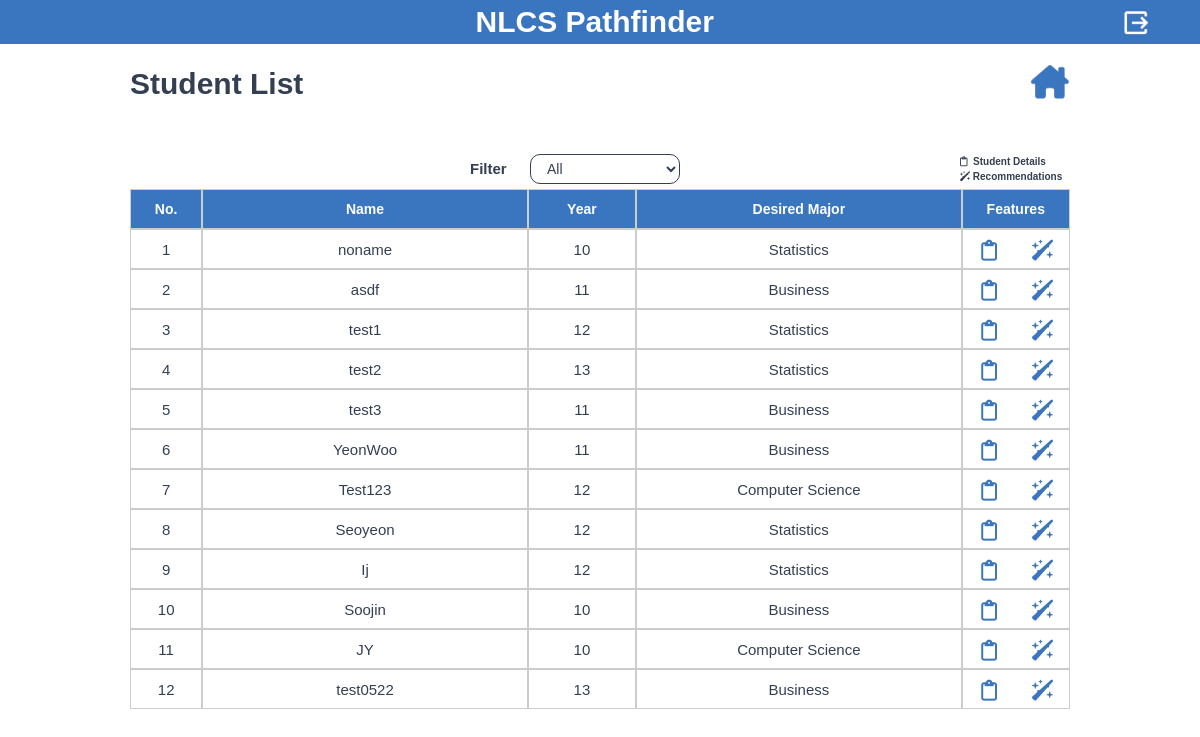
Before: /counselor-checkstudents/0/ (signed in) with the older database file.
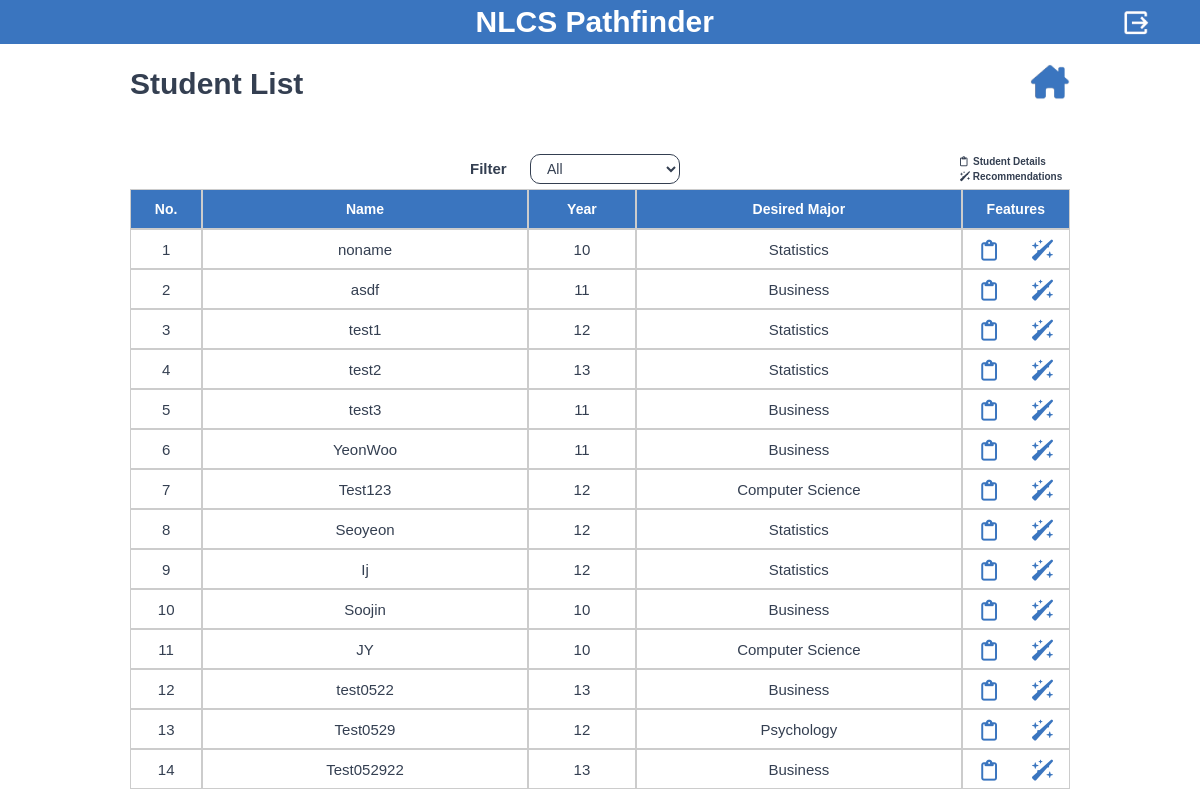
After: the same page with the newer database file.
### student/models.py (models this page shows, shortened)
class Student(models.Model):
    GRADE_CHOICES = [
        (10, 'Year 10'),
        (11, 'Year 11'),
        (12, 'Year 12'),
        (13, 'Year 13'),
    ]
    name = models.TextField(max_length=60, default="noname")
    grade = models.IntegerField(choices=GRADE_CHOICES)
    university = models.ForeignKey(University, on_delete=models.CASCADE, default=None)
    major = models.ForeignKey(Major, on_delete=models.CASCADE)
    ib_subject = models.TextField(max_length=60, null=True)
    ib_ia_title = models.TextField(max_length=250, null=True)
    strength = models.TextField(max_length=5000, null=True)
    weakness = models.TextField(max_length=5000, null=True)
    recommendation = models.TextField(max_length=5000, null=True)
    is_active = models.BooleanField(default=True)

### manager/models.py (models this page shows)
class Major(models.Model):
    name = models.CharField(max_length=50)
    def __str__(self):
        return self.name

### counselor/views.py (the view)
# urls.py: path('counselor-checkstudents/<int:year>/', views.counselor_checkstudents, name='counselor-checkstudents'),
@login_required
def counselor_checkstudents(request, year):
    students = Student.objects.all()
    if year==0:
        pass
    else:
        students = Student.objects.filter(grade=year).order_by('pk')
    context ={
        'students' : students,
        'year': year,
        'year_list': [0, 10, 11, 12, 13],
    }
    return render(request, 'counselor_studentlist.html', context)

### counselor/templates/counselor_studentlist.html (shortened to what the changed rows need)
<!DOCTYPE html>
<html data-wf-page="660591289757c4fecd01eb71" data-wf-site="65dae9a8aed2bddc7d4faf42">
<head>
   {% load static %}
  <link href="{% static 'css/normalize.css' %}" rel="stylesheet" type="text/css">
  <link href="{% static 'css/webflow.css' %}" rel="stylesheet" type="text/css">
  <link href="{% static 'css/2024-ia-gyumin.webflow.css' %}" rel="stylesheet" type="text/css">
</head>
<body class="body">
<form method="POST">
  <section class="sectionmaintitle sectionheader sectionheaderlogout">
    <h1 class="headingmaintitle">                NLCS Pathfinder</h1>
  </section>
  <section class="section-2">
    <div class="w-layout-blockcontainer containerstdregheader w-container">
      <div class="divstdregessentialheader">
        <div id="w-node-f18b932d-7f52-d60e-bbf3-5157eddd1049-cd01eb71" class="divstdregheaderleft">
          <h1 class="headingstdregheaderleft">Student List</h1>
        </div>
      </div>
    </div>
    <div class="w-layout-blockcontainer containercslstdlistfilter w-container">
      <div class="divblockcslstdlistfiltertotalgrid">
        <div id="w-node-_04b2b2d0-868f-9733-91e6-02bd12764990-cd01eb71" class="divblockcslstdlistfiltergrid">
          <h1 id="w-node-aecbbcb3-fbd4-3d55-dbd3-b318bce0ad78-cd01eb71" class="headingcslstdlistfiltertext">Filter</h1>
        </div>
        <div id="w-node-b5251225-6926-9fda-2a61-a21aa34179a1-cd01eb71" class="divblockcslstdlistfeaturesgrid">
          <div id="w-node-eb4dac6e-d2b9-126b-00b2-683c0e990921-cd01eb71" class="divblockcslstdlistfeaturestext">
            <h1 class="headingcslstdlistfeatures"><i class="fa-regular fa-clipboard"></i>  Student Details</h1>
          </div>
          <div id="w-node-_29df38e5-fea7-7f0f-6469-0d83d338f040-cd01eb71" class="divblockcslstdlistfeaturestext">
            <h1 class="headingcslstdlistfeatures"><i class="fa-solid fa-wand-sparkles"></i> Recommendations</h1>
          </div>
        </div>
      </div>
    </div>
    <div class="w-layout-blockcontainer containercslstdlist w-container">
      <div class="divcslstdlisttable">
        {% for student in students %}
        <div id="w-node-_179c3a27-b557-71e4-c74d-f36f7d2376ff-cd01eb71" class="divcslstddetailstabledata">
          <h1 class="headingcsltableuserlistdata">{{ forloop.counter }}</h1>
        </div>
        <div id="w-node-_5197f733-7904-6cc7-9ecc-baf557ef89ba-cd01eb71" class="divcslstddetailstabledata">
          <h1 class="headingcsltableuserlistdata">{{ student.name }}</h1>
        </div>
        <div id="w-node-_2a811ce6-2efa-3a34-5816-e5649499b8b6-cd01eb71" class="divcslstddetailstabledata">
          <h1 class="headingcsltableuserlistdata">{{ student.grade }}</h1>
        </div>
        <div id="w-node-_2a811ce6-2efa-3a34-5816-e5649499b8b6-cd01eb72" class="divcslstddetailstabledata">
          <h1 class="headingcsltableuserlistdata">{{ student.major }}</h1>
        </div>
        <div id="w-node-_573c2063-d6c8-ff47-7c7c-58a188843c20-cd01eb71" class="divcsltablestdlistdatafeature">
          <div id="w-node-_3e8801d4-8715-003d-5414-e7dd378048ea-cd01eb71" class="divblockstdlistfeaturesicon">
            <a class="divhousebutton" href="{% url 'counselor-checkdetails' student.id %}" style="text-decoration:none" >
            </a>
          </div>
          <div id="w-node-_50fd79fd-8824-1102-39d9-1b80c9a35d81-cd01eb71" class="divblockstdlistfeaturesicon">
            <a class="divhousebutton" href="{% url 'counselor-studdashboarddetail' student.id %}" style="text-decoration:none" >
            </a>
          </div>
        </div>
        {% endfor %}
      </div>
    </div>
  </section>
</form>
</body>
</html>

Changed rows visible on the page:
added Student: name "Test0529", grade "12", major "Psychology"
added Student: name "Test052922", grade "13", major "Business"
